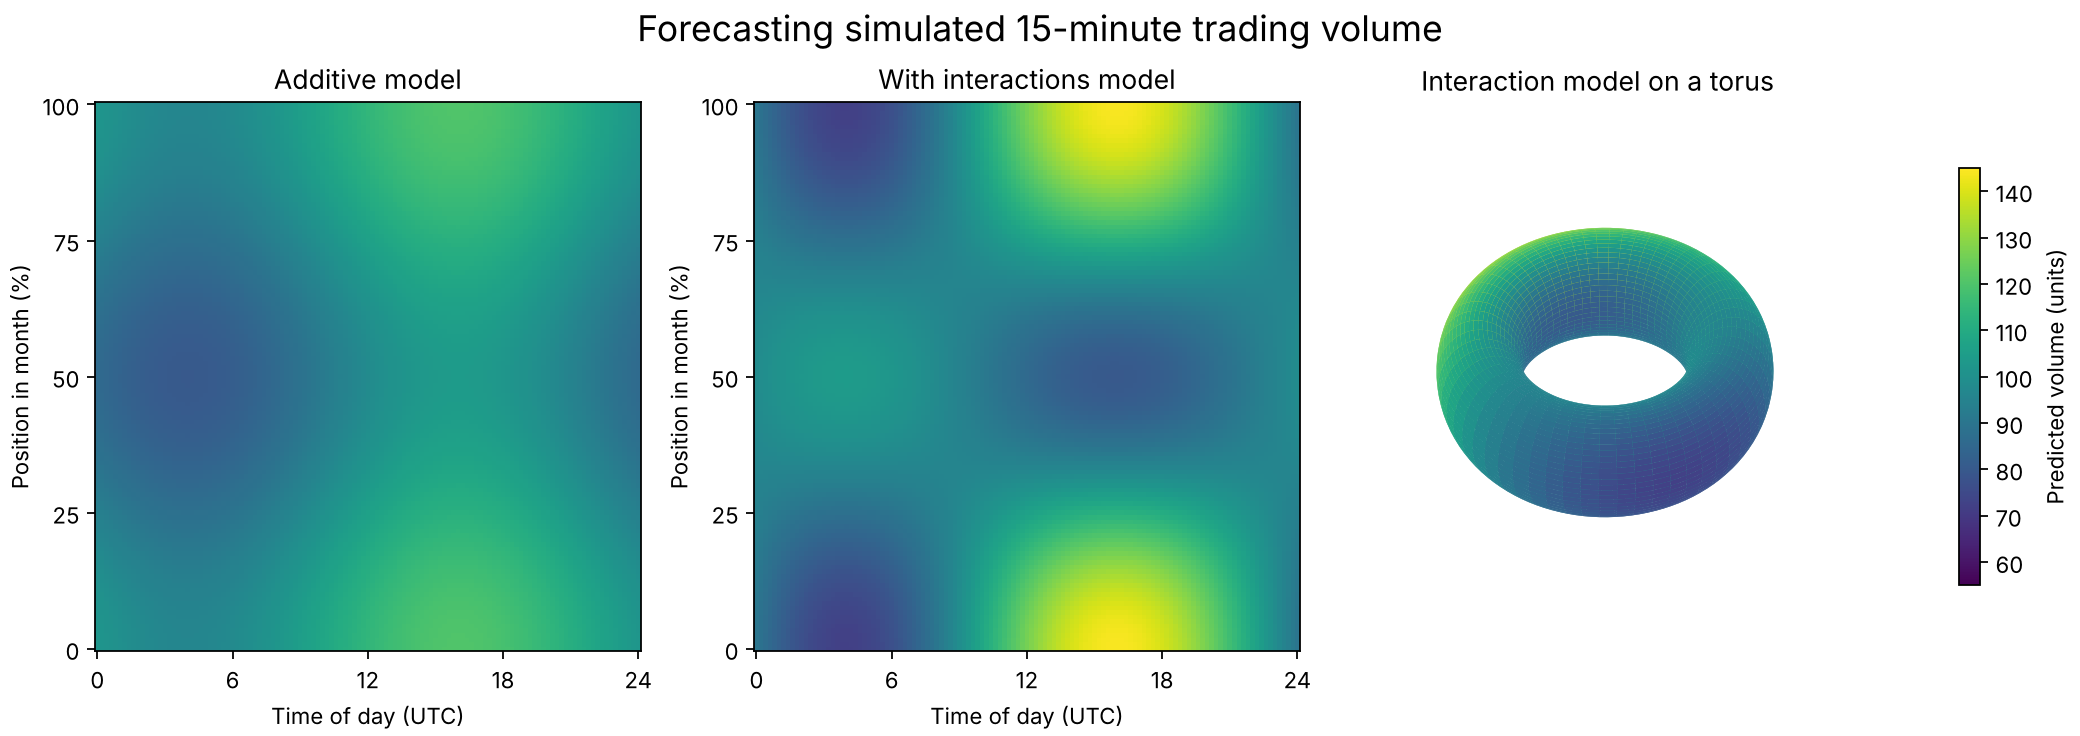

Python code for this plot:
"""Simulate and forecast 15-minute trading volume with periodic features.

Requires NumPy and Matplotlib. Run with: python torus_volume.py
"""

import calendar
from datetime import datetime, timedelta, timezone
from pathlib import Path

import matplotlib
matplotlib.use("Agg")
import matplotlib.pyplot as plt
import numpy as np
from matplotlib.colors import Normalize


def design_matrix(day_angle, month_angle, interactions=False):
    """Build an intercept, two cyclic main effects, and optional products."""
    daily = [np.cos(day_angle), np.sin(day_angle)]
    monthly = [np.cos(month_angle), np.sin(month_angle)]
    columns = [np.ones_like(day_angle), *daily, *monthly]
    if interactions:
        columns.extend(day * month for day in daily for month in monthly)
    return np.column_stack(columns)


def main():
    rng = np.random.default_rng(42)
    start = datetime(2024, 1, 1, tzinfo=timezone.utc)
    end = datetime(2025, 7, 1, tzinfo=timezone.utc)
    cutoff = datetime(2025, 1, 1, tzinfo=timezone.utc)
    interval = timedelta(minutes=15)
    timestamps = [start + i * interval for i in range((end - start) // interval)]

    # Each timestamp marks the start of the 15-minute interval we forecast.
    hours = np.array([t.hour + t.minute / 60 for t in timestamps])
    month_days = np.array([calendar.monthrange(t.year, t.month)[1] for t in timestamps])
    month_fraction = (np.array([t.day - 1 for t in timestamps]) + hours / 24) / month_days
    day_angle = 2 * np.pi * hours / 24
    month_angle = 2 * np.pi * month_fraction
    afternoon = np.cos(day_angle - 2 * np.pi * 16 / 24)
    month_turn = np.cos(month_angle)
    volume = (
        100 + 12 * afternoon + 8 * month_turn
        + 24 * afternoon * month_turn + rng.normal(0, 8, len(hours))
    )

    train_size = (cutoff - start) // interval
    train = slice(None, train_size)
    test = slice(train_size, None)
    print(f"Train: 2024 ({train_size:,} intervals)")
    print(f"Test: Jan–Jun 2025 ({len(hours) - train_size:,} intervals)")

    day_grid, month_grid = np.meshgrid(
        np.linspace(0, 2 * np.pi, 121), np.linspace(0, 2 * np.pi, 121)
    )
    surfaces = []
    errors = []
    for name, interactions in [("Additive", False), ("With interactions", True)]:
        features = design_matrix(day_angle, month_angle, interactions)
        weights = np.linalg.lstsq(features[train], volume[train], rcond=None)[0]
        residuals = volume[test] - features[test] @ weights
        rmse = np.sqrt(np.mean(residuals**2))
        errors.append(rmse)
        print(f"{name:18s} test RMSE: {rmse:.2f} volume units")
        grid_features = design_matrix(day_grid.ravel(), month_grid.ravel(), interactions)
        surfaces.append((grid_features @ weights).reshape(day_grid.shape))

    print(f"Relative RMSE reduction: {1 - errors[1] / errors[0]:.1%}")

    # The first angle goes around the ring, the second around its tube.
    ring_radius = 2.3 + 0.8 * np.cos(month_grid)
    x = ring_radius * np.cos(day_grid)
    y = ring_radius * np.sin(day_grid)
    z = 0.8 * np.sin(month_grid)
    cmap = plt.get_cmap("viridis")
    norm = Normalize(vmin=55, vmax=145)
    fig = plt.figure(figsize=(13, 4.6), layout="constrained")
    fig.suptitle("Forecasting simulated 15-minute trading volume", fontsize=16)
    for index, (surface, title) in enumerate(zip(surfaces, ["Additive", "With interactions"]), 1):
        ax = fig.add_subplot(1, 3, index)
        heatmap = ax.pcolormesh(
            day_grid * 24 / (2 * np.pi), month_grid * 100 / (2 * np.pi),
            surface, cmap=cmap, norm=norm, shading="auto",
        )
        ax.set_title(f"{title} model")
        ax.set(xlabel="Time of day (UTC)", ylabel="Position in month (%)",
               xticks=[0, 6, 12, 18, 24], yticks=[0, 25, 50, 75, 100])

    ax = fig.add_subplot(1, 3, 3, projection="3d")
    ax.plot_surface(x, y, z, facecolors=cmap(norm(surfaces[1])),
                    rcount=100, ccount=100, shade=False, linewidth=0)
    ax.set_title("Interaction model on a torus")
    ax.set_box_aspect((1, 1, 0.35))
    ax.view_init(elev=46, azim=38)
    ax.set_axis_off()
    fig.colorbar(heatmap, ax=fig.axes, shrink=0.76, label="Predicted volume (units)")
    output = Path(__file__).with_name("torus_volume.png")
    fig.savefig(output, dpi=160)
    print(f"Plot saved to {output.name}")


if __name__ == "__main__":
    main()
